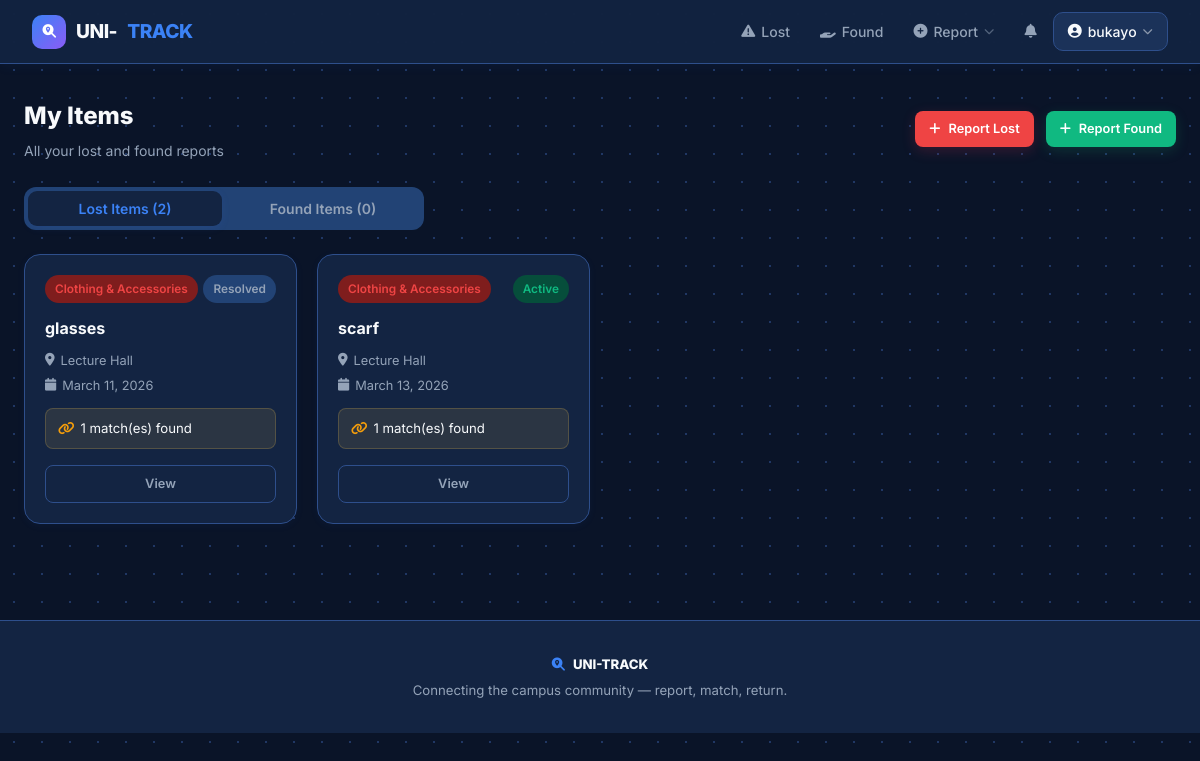
The app's page /my-items/ (signed in), older data.
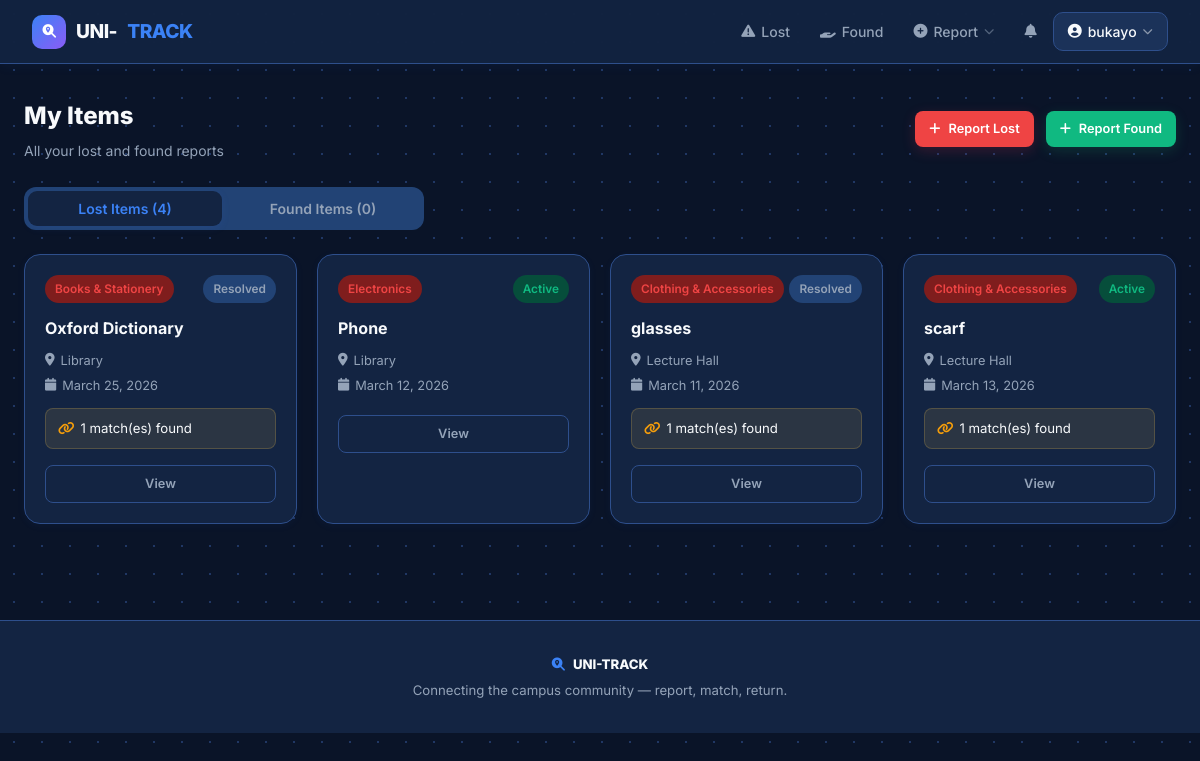
The same page, newer data.
### items/models.py (models this page shows, shortened)
class LostItem(models.Model):
    STATUS_CHOICES = [
        ('active', 'Active'),
        ('matched', 'Matched'),
        ('resolved', 'Resolved'),
        ('closed', 'Closed'),
    ]
    reporter = models.ForeignKey(settings.AUTH_USER_MODEL, on_delete=models.CASCADE, related_name='lost_items')
    title = models.CharField(max_length=200)
    description = models.TextField()
    category = models.CharField(max_length=50, choices=CATEGORY_CHOICES)
    location_lost = models.CharField(max_length=50, choices=LOCATION_CHOICES)
    location_detail = models.CharField(max_length=200, blank=True)
    date_lost = models.DateField()
    image = models.ImageField(upload_to='lost_items/', blank=True, null=True)
    proof_of_ownership = models.ImageField(upload_to='ownership_proof/', blank=True, null=True,
        help_text='Upload a previous photo, receipt, or any proof this item belongs to you')
    contact_email = models.EmailField(blank=True)
    contact_phone = models.CharField(max_length=15, blank=True)
    reward = models.CharField(max_length=100, blank=True)
    verif_color = models.CharField(max_length=100, blank=True,
        verbose_name='Item colour / appearance',
        help_text='Describe the exact colour, brand markings, or appearance')
    verif_distinguishing = models.CharField(max_length=200, blank=True,
        verbose_name='Distinguishing feature',
        help_text='Any scratches, stickers, engravings, or unique marks?')
    verif_secret = models.CharField(max_length=200, blank=True,
        verbose_name='Secret detail',
        help_text='Something only you would know (e.g. lock screen wallpaper, bag contents, note inside)')
    status = models.CharField(max_length=20, choices=STATUS_CHOICES, default='active')
    created_at = models.DateTimeField(auto_now_add=True)
    updated_at = models.DateTimeField(auto_now=True)
    class Meta:
        ordering = ['-created_at']

### items/views.py (the view)
# urls.py: path('my-items/', views.my_items, name='my_items'),
@login_required
def my_items(request):
    my_lost = LostItem.objects.filter(reporter=request.user)
    my_found = FoundItem.objects.filter(finder=request.user)
    return render(request, 'items/my_items.html', {'my_lost': my_lost, 'my_found': my_found})

### accounts/models.py (called while the page is built)
    @property
    def is_admin_user(self):
        return self.role == 'admin' or self.is_staff or self.is_superuser

### templates/items/my_items.html (shortened to what this page needs)
{% extends 'base.html' %}
{% block content %}
<div class="section-head animate-up">
  <div><div class="section-title">My Items</div><div class="section-sub">All your lost and found reports</div></div>
  <div style="display:flex;gap:0.75rem;">
    <a href="{% url 'report_lost' %}" class="btn btn-danger btn-sm"><i class="fas fa-plus"></i> Report Lost</a>
    <a href="{% url 'report_found' %}" class="btn btn-success btn-sm"><i class="fas fa-plus"></i> Report Found</a>
  </div>
</div>
<div class="tabs" data-group="myitems" style="max-width:400px;">
  <button class="tab active" data-tab="lost" data-group="myitems">Lost Items ({{ my_lost.count }})</button>
  <button class="tab" data-tab="found" data-group="myitems">Found Items ({{ my_found.count }})</button>
</div>
<div class="tab-content active" data-tab="lost" data-group="myitems">
  <div class="grid grid-auto">
    {% for item in my_lost %}
    <div class="item-card animate-up">
      <div class="item-card-body">
        <div style="display:flex;justify-content:space-between;align-items:start;margin-bottom:0.75rem;">
          <span class="badge badge-danger">{{ item.get_category_display }}</span>
          <span class="badge {% if item.status == 'active' %}badge-success{% elif item.status == 'matched' %}badge-warning{% else %}badge-muted{% endif %}">{{ item.get_status_display }}</span>
        </div>
        <div class="item-card-title">{{ item.title }}</div>
        <div class="item-card-meta"><i class="fas fa-map-marker-alt"></i>{{ item.get_location_lost_display }}</div>
        <div class="item-card-meta"><i class="fas fa-calendar"></i>{{ item.date_lost }}</div>
        {% if item.matches.exists %}
        <div style="background:rgba(247,200,79,0.1);border:1px solid rgba(247,200,79,0.2);border-radius:8px;padding:8px 12px;margin-top:0.75rem;" class="small">
          <i class="fas fa-link text-warning" style="margin-right:6px;"></i>{{ item.matches.count }} match(es) found
        </div>
        {% endif %}
        <a href="{% url 'lost_item_detail' item.pk %}" class="btn btn-outline btn-sm btn-block mt-2">View</a>
      </div>
    </div>
    {% empty %}
    <div class="empty-state" style="grid-column:1/-1;">
      <i class="fas fa-exclamation-triangle"></i>
      <h5>No lost items yet</h5>
      <a href="{% url 'report_lost' %}" class="btn btn-danger btn-sm mt-2">Report Lost Item</a>
    </div>
    {% endfor %}
  </div>
</div>
{% endblock %}

Row changes from the older to the newer data that the page shows:
added LostItem: category "Books & Stationery", status "Resolved", title "Oxford Dictionary", location_lost "Library", date_lost "March 25, 2026", matches.count "1"
added LostItem: category "Electronics", status "Active", title "Phone", location_lost "Library", date_lost "March 12, 2026"
Text that changed along with them:
{{ my_lost.count }}: "2" → "4"
